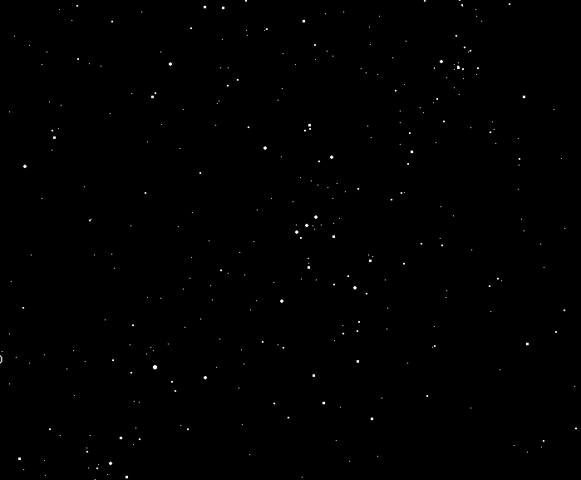
#> input picture Data-Set/Pre-processing/2Dfilter/wint_sky.gif, 581 x 480 px
$ jupyter execute StarcountJ2.ipynb   (shell and % lines are left out)
#> lines starting #> are read from the running program, lines starting #| are printed output that depends on the picture
<div align="center"> <h1> <span style="color:blue"> Computations in a given Image Data with </span>  and <span style="color:green">  Maxwell-Boltzmann Statistics
  </span> </h1>
31/July/2019  </br>
Jayakumar.S  </br>
Bangalore
</div>

[cell 1]
import numpy as np
import math as jmath
from matplotlib import pyplot as plt
from skimage import data
from skimage.feature import blob_dog, blob_log, blob_doh
from math import sqrt
from skimage.color import rgb2gray
import glob
from skimage.io import imread
from numpy import asarray
from PIL import Image
from scipy import ndimage
import sys
from skimage import measure
from skimage.io import imsave

# from IPython.display import display, HTML, IFrame,YouTubeVideo,Image
# Issue.....  Image ..from PIL and IPython.display...both are in conflict mode
from IPython.display import display, HTML, IFrame,YouTubeVideo
import io
import base64
from html import escape
from selenium import webdriver

<span style="font-family:Papyrus; color:green; font-size:2em;">  Read Image and Display </span>

Goal is to read image from gif file

* Input: wint_sky.gif
* Output: image is imported in grey scale, which basically means that each pixel is a shade of grey.

And each pixel essentially becomes one cell in a matrix. In this case the image is
matrix of 480*581 cells (or image of 480*581 pixels).

[cell 2]
image = Image.open('wint_sky.gif')
#> image is the input picture: PIL image 581x480 L; min 0, max 255, mean 0.6
im1 = asarray(image)
# confirm pixel range is 0-255
print('Data Type: %s' % im1.dtype)
#| Data Type: uint8
print('Min: %.3f, Max: %.3f' % (im1.min(), im1.max()))
#| Min: 0.000, Max: 255.000
# convert from integers to floats
#pixels = pixels.astype('float32')

Plot given image

[cell 3]
#plt.imshow(im1, cmap=cm.gray)
plt.imshow(im1)
#> (this line was passed over: IPython is not available in this run)
plt.colorbar()
#> (this line was passed over: IPython is not available in this run)
plt.grid(False)
#> (this line was passed over: IPython is not available in this run)
plt.show()
plt.savefig('f3.jpg', bbox_inches='tight')
#> (this line was passed over: IPython is not available in this run)

[cell 4]
display(HTML('<h2> <span style="color:blue">  blog_log  </span> is  <span style="color:green">   Used </h2> </span>'))

Goal is to compute number of stars in a given image

* Input:  gray image frame with pixel size 480*581
* Output:  number of stars in a given image

Algorithm Used: Blobs_log gives three outputs for each object found. First two are the coordinates
and the third one is the area of the object. The radius of each blob/object can be estimated
using this column (area of the object).

[cell 5]
blobs_log = blob_log(im1, max_sigma=30, num_sigma=10, threshold=.1)
#> blobs_log = 308 rows, first 8: [463, 110, 1], [61, 441, 1], [225, 306, 1], [377, 205, 1], [157, 331, 1], [67, 458, 1], [137, 54, 1], [166, 24, 1]
# Compute radii in the 3rd column.
blobs_log[:, 2] = blobs_log[:, 2] * sqrt(2)
numrows = len(blobs_log)
#> numrows = 308
print("Number of stars counted : " ,numrows)
#| Number of stars counted :  308

[cell 6]
kernel_laplace = np.array([np.array([1, 1, 1]), np.array([1, -8, 1]), np.array([1, 1, 1])])
out_l = ndimage.convolve(im1, kernel_laplace, mode='reflect')
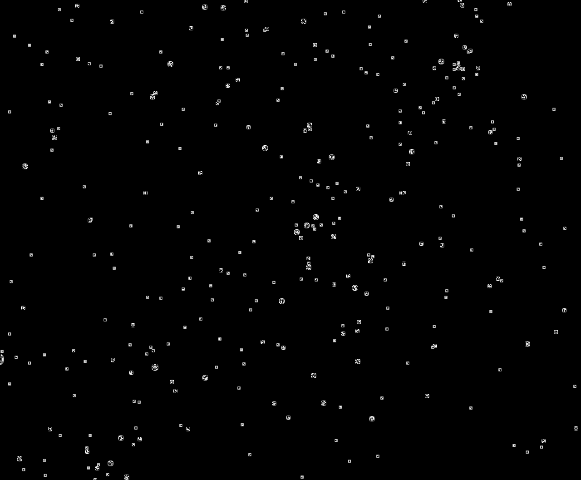
#> out_l: shape (480, 581); min 0, max 255, mean 2.2
plt.imshow(out_l, cmap='gray')
#> (this line was passed over: IPython is not available in this run)
plt.savefig('f4.jpg', bbox_inches='tight')
#> (this line was passed over: IPython is not available in this run)

Laplacian and Gaussian functions to obtain a single Filter in 2D

<span style="font-family:Papyrus; color:blue; font-size:3em;">
$ Log(x,y)  = - \frac{1}{2 \pi \sigma^4}  \big[  1 - \frac{x^2 + y^2}{2 \sigma^2} \big]  e^-\frac{x^2 + y^2}{2 \sigma^2} $

</span>

[cell 7]
#sigma1 = 1.4
#sigma1 = 5
sigma1 = 2.5
#sigma1 = 0.6
#sigma1 = 1.38
l=9
ax = np.arange(-l // 2 + 1., l // 2 + 1.)
xx, yy = np.meshgrid(ax, ax)
v00 = jmath.pow(sigma1,2)
v01 = jmath.pi
v1 = -1/(v01*v00)
v2 = -0.5 * (np.square(xx) + np.square(yy)) / np.square(sigma1)
v3 = 1+v2
k2 = np.exp(v2)
k3  = v1*v3*k2
k4 = k3*256
k5 =np.int8(k4)
print(k5)

[cell 8]
out2 = ndimage.convolve(im1, k5, mode='reflect')
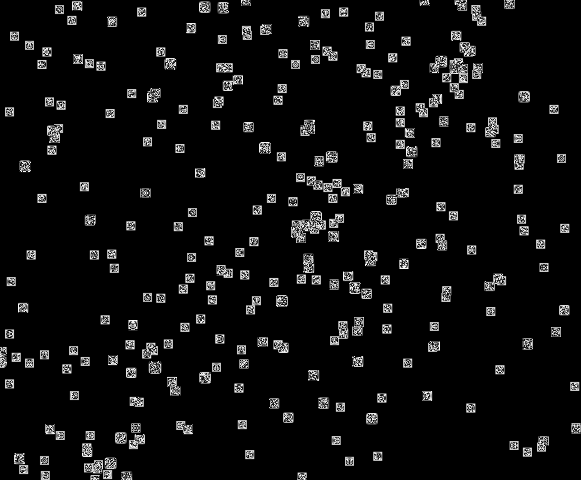
#> out2: shape (480, 581); min 0, max 255, mean 13.5
plt.imshow(out2, cmap='gray')
#> (this line was passed over: IPython is not available in this run)
plt.colorbar()
plt.grid(False)
plt.show()
plt.savefig('f5.jpg', bbox_inches='tight')
